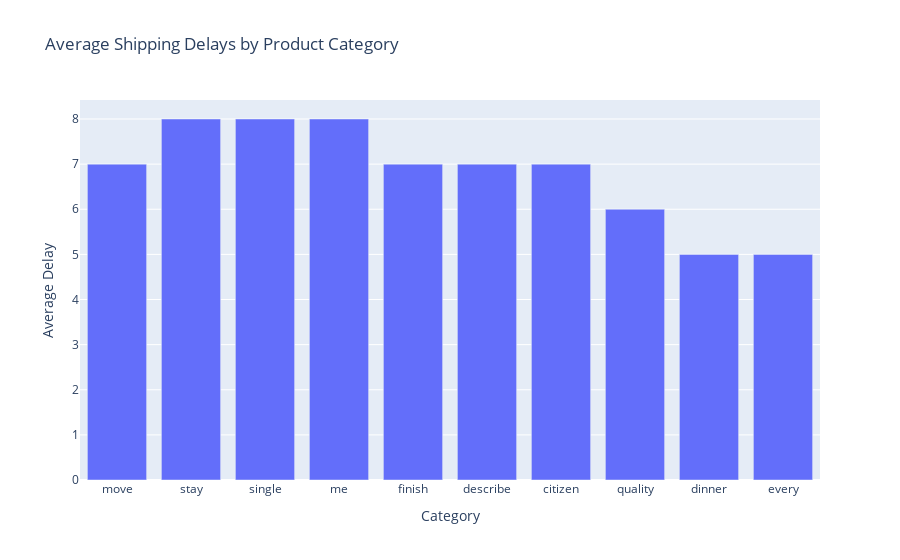

Notebook source saved alongside this figure:
### Code cell
# Plotting with Plotly
fig = px.bar(final_data, x='Category', y='average_delays',
             title='Average Shipping Delays by Product Category',
             labels={'delays': 'Average Delay', 'product_category': 'Product Category'})
fig.update_yaxes(title_text='Average Delay')  # Update y-axis title

fig.show()

### Figure 1 — Plotly figure (JSON) as saved in the notebook; plotly's stock layout.template omitted (floating-point values rounded to 4 significant figures)
{"data": [{"alignmentgroup": "True", "hovertemplate": "Category=%{x}<br>average_delays=%{y}<extra></extra>", "legendgroup": "", "marker": {"color": "#636efa", "pattern": {"shape": ""}}, "name": "", "offsetgroup": "", "orientation": "v", "showlegend": false, "textposition": "auto", "type": "bar", "x": ["move", "stay", "single", "me", "finish", "describe", "citizen", "quality", "dinner", "every"], "xaxis": "x", "y": [7, 8, 8, 8, 7, 7, 7, 6, 5, 5], "yaxis": "y"}], "layout": {"barmode": "relative", "legend": {"tracegroupgap": 0}, "title": {"text": "Average Shipping Delays by Product Category"}, "xaxis": {"anchor": "y", "domain": [0, 1], "title": {"text": "Category"}}, "yaxis": {"anchor": "x", "domain": [0, 1], "title": {"text": "Average Delay"}}}}
